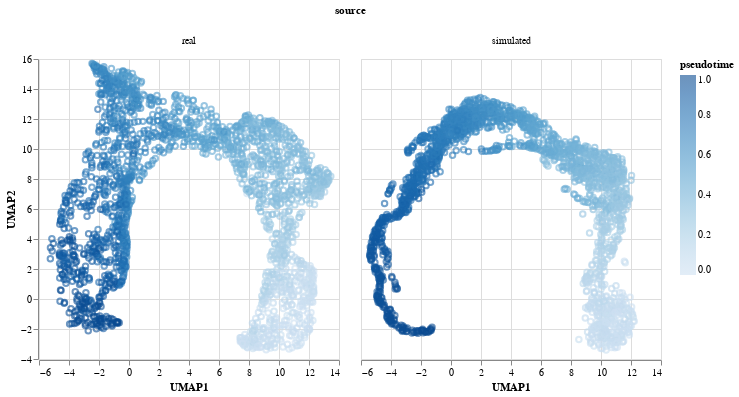

Source (notebook cell):
### Code cell
samples = p.sample(example_sce.obs)
compare_umap(example_sce, samples, color="pseudotime")

### Figure 1 — Vega-Lite specification as saved in the notebook (floating-point values rounded to 4 significant figures; data arrays with more than 128 entries replaced by an {"elided": "..."} marker saying what was removed)
{"config": {"view": {"continuousWidth": 300, "continuousHeight": 300}}, "data": {"name": "data-6b996aa8abe1fcab96f4ef092bed8af3"}, "facet": {"column": {"field": "source", "type": "nominal"}}, "spec": {"mark": {"type": "point", "opacity": 0.6}, "encoding": {"color": {"field": "pseudotime", "type": "quantitative"}, "x": {"field": "UMAP1", "type": "quantitative"}, "y": {"field": "UMAP2", "type": "quantitative"}}}, "$schema": "https://vega.github.io/schema/vega-lite/v5.20.1.json", "datasets": {"data-6b996aa8abe1fcab96f4ef092bed8af3": {"elided": "4174 records"}}}
